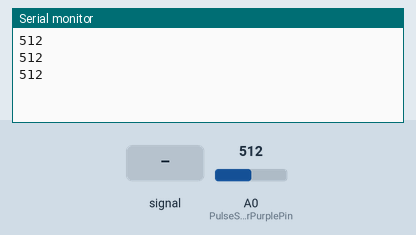
Simulated run of this sketch. Board: Arduino Uno, built with avr-gcc and run on an emulated ATmega328P. Parts: the last lines printed to the serial monitor. Inputs (shaded band) come from the test bench; at power-on: A0 (PulseSensorPurplePin) = 512. No radio packets arrive unless stated.

Above: at 1.3 s.
1.4 s: A0 (PulseSensorPurplePin) fed a 200 Hz sine of ±81 counts around its level
At 1.9 s:
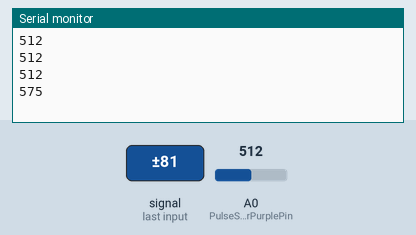
4.4 s: A0 (PulseSensorPurplePin) set to 560
At 5.0 s:
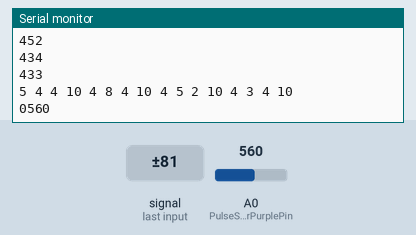
5.9 s: A0 (PulseSensorPurplePin) fed a 1000 Hz sine of ±255 counts around its level
At 7.0 s:
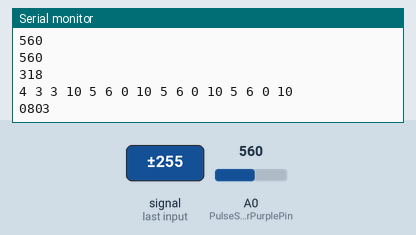
7.4 s: A0 (PulseSensorPurplePin) set to 540
At 8.0 s:
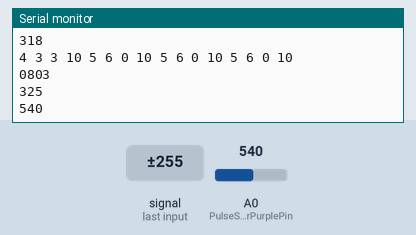
Timing chart, 0 to 9.9 s (numbered marks = the images above; inputs shaded):
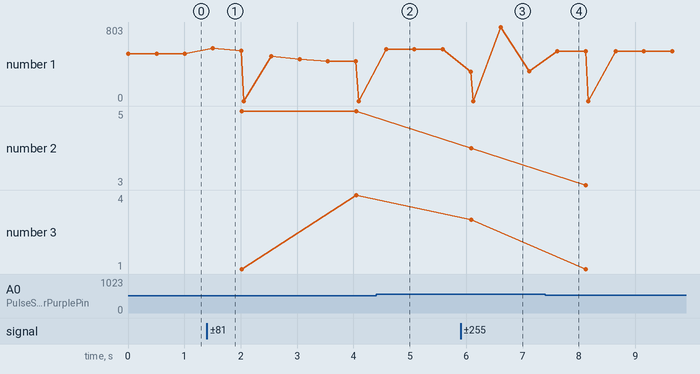

The sketch:

trans.ino
```cpp
#include <SPI.h>
#include <nRF24L01.h>
#include <RF24.h>
RF24 radio(9, 10); // CE, CSN

const byte address[6] = "00001";
byte x=0,n=0;;

int PulseSensorPurplePin = 0;
int Threshold = 550, Signal, adds;            // Determine which Signal to "count as a beat", and which to ingore.
boolean sta = false;

int LED = 128;

unsigned char data[16];


const unsigned char MDS[4][4] = {
  {4,  1, 2, 2},
  {8,  6, 5, 6},
  {11,14,10, 9},
  {2,  2,15,11},
};

const unsigned char sbox[16] = {12, 5, 6, 11, 9, 0, 10, 13, 3, 14, 15, 8, 4, 7, 1, 2};
const unsigned char WORDFILTER = 0xF;
void ledEncrypt128(unsigned char state[4][4], unsigned char key1[4][4], unsigned char key2[4][4]);

/**
* Example data that would be sent
*/
  unsigned char key1[4][4] = {{0, 1, 2, 3}, {4, 5, 6, 7}, {8, 9, 10, 11}, {12, 13, 14, 15}};
  unsigned char key2[4][4] = {{0, 1, 2, 3}, {4, 5, 6, 7}, {8, 9, 10, 11}, {12, 13, 14, 15}};
  //unsigned char state[4][4] = {{0, 1, 2, 3}, {4, 5, 6, 7}, {8, 9, 10, 11}, {12, 13, 14, 15}};

  unsigned char state[4][4];
  /*
  unsigned char key1[4][4] = {{0, 0, 0, 0}, {0, 0, 0, 0}, {0, 0, 0, 0}, {0, 0, 0, 0}};
  unsigned char key2[4][4] = {{0, 0, 0, 0}, {0, 0, 0, 0}, {0, 0, 0, 0}, {0, 0, 0, 0}};
  unsigned char state[4][4] = {{0, 0, 0, 0}, {0, 0, 0, 0}, {0, 0, 0, 0}, {0, 0, 0, 0}};
  */


void setup() {
  Serial.begin(9600);
  pinMode(7, INPUT); // Setup for leads off detection LO +
  pinMode(6, INPUT); // Setup for leads off detection LO -

  radio.begin();
  radio.openWritingPipe(address);
  radio.setPALevel(RF24_PA_MIN);
  radio.stopListening();
}

void loop() {
  Signal = analogRead(PulseSensorPurplePin);
  Serial.println(Signal);
    unsigned char temp[10];
  unsigned int digit[10], len, second=Signal;
  itoa(Signal, temp, 10);
  len=strlen(temp);

  for(int i=(len-1); i>=0; i--){
   if (x%16==0 && x!=0){
    if (i<0) {
      for(int b=(16-(len+1)); b<16; b++){data[b] = 10;}
      Serial.println();
      for(int b=0; b<16; b++){
        Serial.print(data[b]);
        Serial.print(" ");
      }
      Serial.println();
      delay(2000);
      broadCast(state, key1, key2, data);
      x=0;
      for(int n=(len-1); n>=0; n--){
         digit[n] = second%10;
         second/=10;
      }
      for(int n=0; n<strlen(temp); n++){
        data[x] = digit[n];
        x++;
      }
      data[x] = 10;
      x++;
      Serial.print(x);
      break;
    } else {
      Serial.println();
      for(int b=0; b<16; b++){
        Serial.print(data[b]);
        Serial.print(" ");
      }
      Serial.println();
      broadCast(state, key1, key2, data);x=0;
      Serial.print(x);
     // break;
    }
   }
    digit[i] = Signal%10;Signal/=10;
  }
  for(int i=0; i<strlen(temp); i++) {data[x] = digit[i];x++;}
  data[x] = 10;x++;
  delay(500);
}

/**
* TRANSMITTING DATA WITH LIGHTWEIGHT ENCRYPTION DEVICE IS AVAILABLE IN THIS SCOPE
* all the functions belew are for encryption process, we should focused above function and do broadcasting
*
*/

void iLoad(unsigned int signals, unsigned char data[16]){

  unsigned char temp[10];
  unsigned int digit[10], len, second=signals;
  itoa(signals, temp, 10);
  len=strlen(temp);

  for(int i=(len-1); i>=0; i--){
   if (x%16==0 && x!=0){
    if (i<0) {
      for(int b=(16-(len+1)); b<16; b++){data[b] = 10;}
      Serial.println();
      for(int b=0; b<16; b++){
        Serial.print(data[b]);
        Serial.print(" ");
      }
      Serial.println();
      delay(2000);
      broadCast(state, key1, key2, data);
      x=0;
      for(int n=(len-1); n>=0; n--){
         digit[n] = second%10;
         second/=10;
      }
      for(int n=0; n<strlen(temp); n++){
        data[x] = digit[n];
        x++;
      }
      data[x] = 10;
      x++;
      Serial.print(x);
      break;
    } else {
      Serial.println();
      for(int b=0; b<16; b++){
        Serial.print(data[b]);
        Serial.print(" ");
      }
      Serial.println();
      broadCast(state, key1, key2, data);x=0;
      Serial.print(x);
//      break;
    }
   }
    digit[i] = signals%10;signals/=10;
  }
  for(int i=0; i<strlen(temp); i++) {data[x] = digit[i];x++;}
  data[x] = 10;x++;
}

void broadCast(unsigned char state[4][4], unsigned char key1[4][4], unsigned char key2[4][4], unsigned char data[16]){
  iDidension(state, data);
  ledEncrypt128(state, key1, key2);
  sends(state);
  memset(data, 0, sizeof(data));
}
void AddConstants(unsigned char state[4][4], int r)
{
  const unsigned char RC[48] = {
    0x01, 0x03, 0x07, 0x0F, 0x1F, 0x3E, 0x3D, 0x3B, 0x37, 0x2F,
    0x1E, 0x3C, 0x39, 0x33, 0x27, 0x0E, 0x1D, 0x3A, 0x35, 0x2B,
    0x16, 0x2C, 0x18, 0x30, 0x21, 0x02, 0x05, 0x0B, 0x17, 0x2E,
    0x1C, 0x38, 0x31, 0x23, 0x06, 0x0D, 0x1B, 0x36, 0x2D, 0x1A,
    0x34, 0x29, 0x12, 0x24, 0x08, 0x11, 0x22, 0x04
  };

  state[1][0] ^= 1;
  state[2][0] ^= 2;
  state[3][0] ^= 3;

  state[0][0] ^= (LED>>4)&0xf;
  state[1][0] ^= (LED>>4)&0xf;
  state[2][0] ^= LED & 0xf;
  state[3][0] ^= LED & 0xf;

  unsigned char tmp = (RC[r] >> 3) & 7;
  state[0][1] ^= tmp;
  state[2][1] ^= tmp;
  tmp =  RC[r] & 7;
  state[1][1] ^= tmp;
  state[3][1] ^= tmp;
}

void SubCell(unsigned char state[4][4])
{
  int i,j;
  for(i = 0; i < 4; i++)
    for(j = 0; j <  4; j++)
      state[i][j] = sbox[state[i][j]];
}

unsigned char FieldMult(unsigned char a, unsigned char b)
{
  const unsigned char ReductionPoly = 0x3;
  unsigned char x = a, ret = 0;
  int i;
  for(i = 0; i < 4; i++) {
    if((b>>i)&1) ret ^= x;
    if(x&0x8) {
      x <<= 1;
      x ^= ReductionPoly;
    }
    else x <<= 1;
  }
  return ret & WORDFILTER;
}

void MixColumn(unsigned char state[4][4])
{
  int i, j, k;
  unsigned char tmp[4];
  for(j = 0; j < 4; j++){
    for(i = 0; i < 4; i++) {
      unsigned char sum = 0;
      for(k = 0; k < 4; k++)
        sum ^= FieldMult(MDS[i][k], state[k][j]);
      tmp[i] = sum;
    }
    for(i = 0; i < 4; i++)
      state[i][j] = tmp[i];
  }
}


void ShiftRow(unsigned char state[4][4])
{
  int i, j;
  unsigned char tmp[4];
  for(i = 1; i < 4; i++) {
    for(j = 0; j < 4; j++)
      tmp[j] = state[i][j];
    for(j = 0; j < 4; j++)
      state[i][j] = tmp[(j+i)%4];
  }
}


void ledRound(unsigned char state[4][4], int round) {
   AddConstants(state, round);
   SubCell(state);
   ShiftRow(state);
   MixColumn(state);
}

void keyXOR(unsigned char state[4][4], unsigned char key[4][4])
{
  int length = sizeof(state[0]), i, y;
  for(i=0; i<length; i++)
    for(y=0; y<length; y++)
      state[i][y] ^= key[i][y];
}

void Show(unsigned char state[4][4]);
void ledEncrypt128(unsigned char state[4][4], unsigned char key1[4][4], unsigned char key2[4][4])
{
  const int S = 12;
  int length = sizeof(state[0]), i, y;

  keyXOR(state, key1);
  for(i=0; i <S; i++) {
    for(y=0; y<length; y++)
      ledRound(state, i*4 + y);

    if(i%2==0)
      keyXOR(state, key1);
    else
      keyXOR(state, key2);
  }
}

void sends(unsigned char state[4][4]) {
  unsigned char data[16];
  byte i,y, len=sizeof(state[0]), x=0;
  for(i=0; i<len; i++){
    for(y=0; y<len; y++){
      data[x] = state[i][y]; x++;
    }
  }
  radio.write(&data, sizeof(data));
}

void iDidension(unsigned char state[4][4], unsigned char data[16]) {
  byte i,y, len=sizeof(state[0]), x=0;
  for(i=0; i<len; i++){
    for(y=0; y<len; y++) {
      state[i][y] = data[x];
      x++;
    }
  }
}
void Show(unsigned char state[4][4]) {
  int i,y, length = sizeof(state[0]);
  Serial.print("\nCIPHERTEXT : ");
  for(i=0; i<length; i++){
    for(y=0; y<length; y++) {
      Serial.print(state[i][y]);
      Serial.print(" ");
    }
  }
}
```

Measured:
- after the input at 1.4 s, the serial monitor: prints a new line after 0.11 s (image 1)
- after the input at 4.4 s, the serial monitor: prints a new line after 0.18 s (image 2)
- after the input at 5.9 s, the serial monitor: prints a new line after 0.18 s (image 3)
- after the input at 7.4 s, the serial monitor: prints a new line after 0.22 s (image 4)
- plotted number 1: 0 → 560 after the input at 4.4 s, 560 → 325 after the input at 5.9 s, 325 → 540 after the input at 7.4 s
